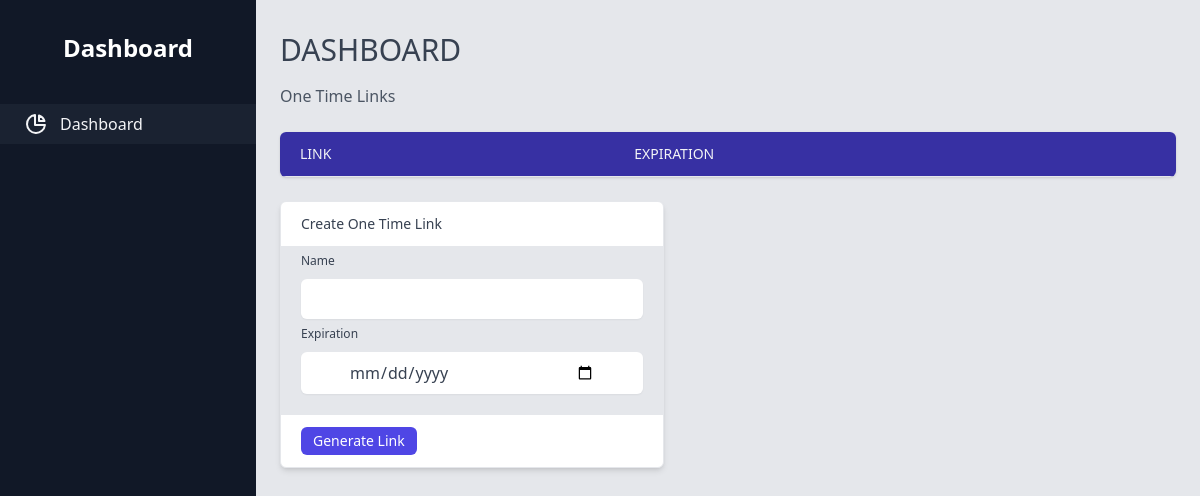
/admin/home.php, run on an earlier commit of the app's database.
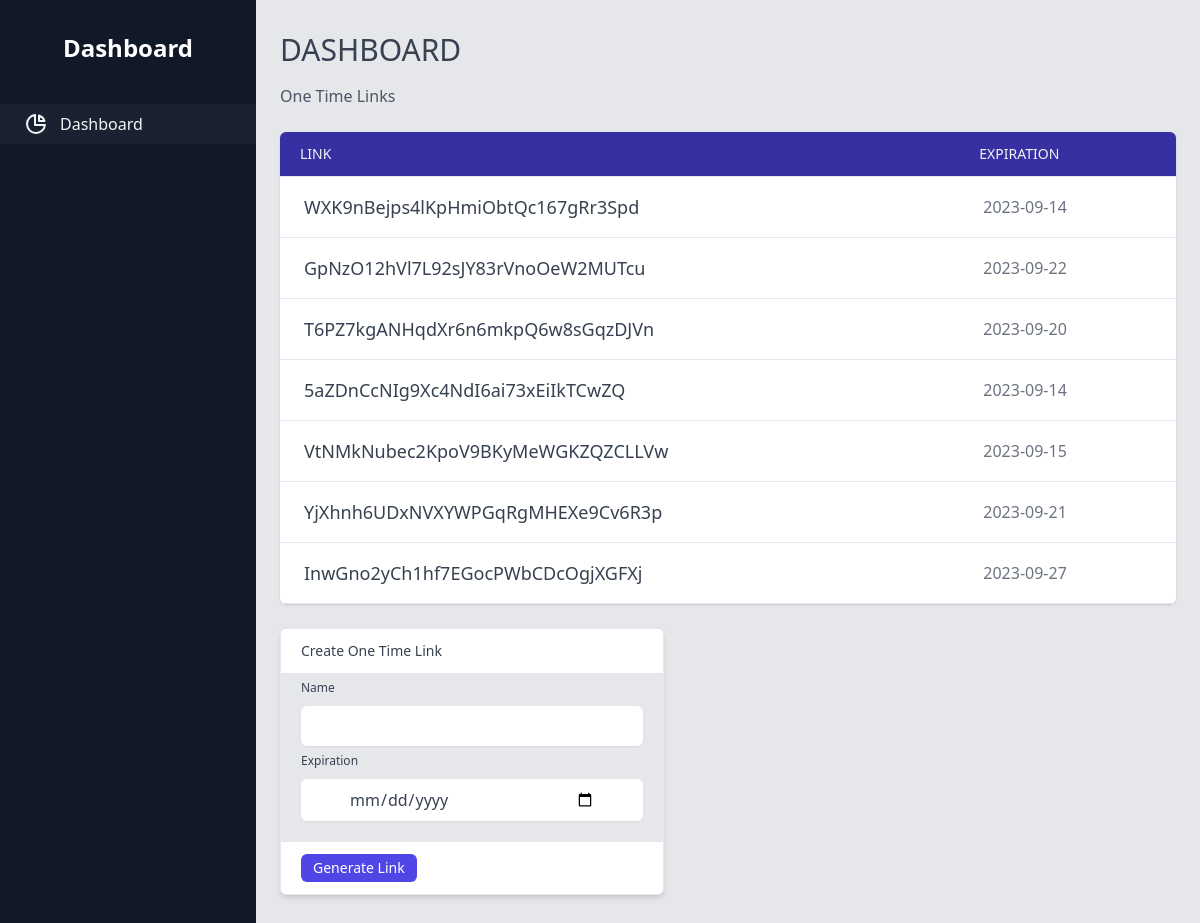
And on a later commit of the database.
### tables this page shows
CREATE TABLE `one_time_links` (
  `user_id` int(11) NOT NULL,
  `link` text NOT NULL,
  `expiration_date` date NOT NULL
);

### admin/html/body.php (the view, shortened to what this page needs)
<h3 class="text-gray-700 text-3xl font-medium">DASHBOARD</h3>
    <?php
        include("../connection.php");
    ?>
    <div class="mt-4">
        <h4 class="text-gray-600">One Time Links</h4>
        <div class="mt-6">
            <div class="bg-white shadow rounded-md overflow-auto my-6">
                <table class="text-left w-full border-collapse">
                    <thead class="border-b">
                        <tr>
                            <th class="py-3 px-5 bg-indigo-800 font-medium uppercase text-sm text-gray-100">Link</th>
                            <th class="py-3 px-5 bg-indigo-800 font-medium uppercase text-sm text-gray-100">Expiration</th>
                        </tr>
                    </thead>
                    <tbody>
                        <?php
                        $result = $database->query("select * from one_time_links");
                        if ($result->num_rows > 0) {
                            while ($row = $result->fetch_assoc()) {
                                echo '<tr class="hover:bg-gray-200">';
                                echo '<td class="py-4 px-6 border-b text-gray-700 text-lg">' . $row['link'] . '</td>';
                                echo '<td class="py-4 px-6 border-b text-gray-500">' . $row['expiration_date'] . '</td>';
                                echo '</tr>';
                            }
                        }
                        ?>
                    </tbody>
                </table>
            </div>
        </div>
    </div>
    <div class="mt-4">
        <div class="mt-4">
            <div class="max-w-sm w-full bg-white shadow-md rounded-md overflow-hidden border">
                <form action="" method="POST" >
                    <div class="flex justify-between items-center px-5 py-3 text-gray-700 border-b">
                        <h3 class="text-sm">Create One Time Link</h3>
                    </div>
                    <div class="px-5  bg-gray-200 text-gray-700 border-b">
                        <label class="text-xs">Name</label>
                        <div class="mt-2 relative rounded-md shadow-sm">
                            <input type="text" class="form-input w-full px-12 py-2 appearance-none rounded-md focus:border-indigo-600" name="user_id" required>
                        </div>
                    </div>
                    <div class="px-5 pb-5 bg-gray-200 text-gray-700 border-b">
                        <label class="text-xs">Expiration</label>
                        <div class="mt-2 relative rounded-md shadow-sm">
                            <input type="date" class="form-input w-full px-12 py-2 appearance-none rounded-md focus:border-indigo-600" name="expiration_date" required><br>
                        </div>
                    </div>
                    <div class="flex justify-between items-center px-5 py-3">
                        <input type="submit" class="px-3 py-1 bg-indigo-600 text-white rounded-md text-sm hover:bg-indigo-500 focus:outline-none"  value="Generate Link">
                    </div>
                </form>
            </div>
        </div>
    </div>

### admin/home.php (shortened to what this page needs)
<!DOCTYPE html>
<html lang="en">
<head>
    <link rel="stylesheet" href="../css/admin.css">
</head>
<body>
<div class="flex h-screen bg-gray-200 font-roboto">
    <?php include 'html/sidebar.php'; ?>
    <div class="flex-1 flex flex-col overflow-hidden">
        <main class="flex-1 overflow-x-hidden overflow-y-auto bg-gray-200">
                    <div class="container mx-auto px-6 py-8">
                        <?php include 'html/body.php'; ?>
                    </div>
        </main>
    </div>
</div>
</body>
<script src="https://cdn.tailwindcss.com"></script>
</html>

### admin/html/sidebar.php (shortened to what this page needs)
<div x-cloak :class="sidebarOpen ? 'translate-x-0 ease-out' : '-translate-x-full ease-in'" class="fixed inset-y-0 left-0 z-30 w-64 overflow-y-auto transition duration-300 transform bg-gray-900 lg:translate-x-0 lg:static lg:inset-0">
    <div class="flex items-center justify-center mt-8">
        <div class="flex items-center">
            <span class="mx-2 text-2xl font-semibold text-white">Dashboard</span>
        </div>
    </div>
    <nav class="mt-10">
        <a class="flex items-center px-6 py-2 mt-4 text-gray-100 bg-gray-700 bg-opacity-25" href="/">
            <span class="mx-3">Dashboard</span>
        </a>
    </nav>
</div>

What changed in the data, as far as the page shows it:
added one_time_links: link "WXK9nBejps4lKpHmiObtQc167gRr3Spd", expiration_date "2023-09-14"
added one_time_links: link "GpNzO12hVl7L92sJY83rVnoOeW2MUTcu", expiration_date "2023-09-22"
added one_time_links: link "T6PZ7kgANHqdXr6n6mkpQ6w8sGqzDJVn", expiration_date "2023-09-20"
added one_time_links: link "5aZDnCcNIg9Xc4NdI6ai73xEiIkTCwZQ", expiration_date "2023-09-14"
added one_time_links: link "VtNMkNubec2KpoV9BKyMeWGKZQZCLLVw", expiration_date "2023-09-15"
added one_time_links: link "YjXhnh6UDxNVXYWPGqRgMHEXe9Cv6R3p", expiration_date "2023-09-21"
added one_time_links: link "InwGno2yCh1hf7EGocPWbCDcOgjXGFXj", expiration_date "2023-09-27"
